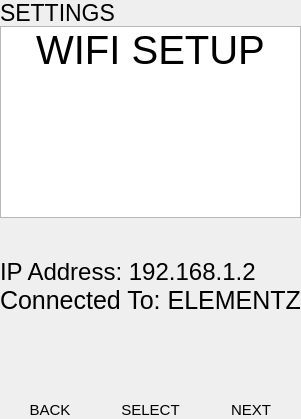
      <widget class="QWidget" name="settingsPage">
       <layout class="QVBoxLayout" name="verticalLayout_39">
        <property name="spacing">
         <number>0</number>
        </property>
        <property name="leftMargin">
         <number>0</number>
        </property>
        <property name="topMargin">
         <number>0</number>
        </property>
        <property name="rightMargin">
         <number>0</number>
        </property>
        <property name="bottomMargin">
         <number>0</number>
        </property>
        <item>
         <widget class="QLabel" name="label_28">
          <property name="font">
           <font>
            <pointsize>17</pointsize>
           </font>
          </property>
          <property name="text">
           <string>SETTINGS</string>
          </property>
         </widget>
        </item>
        <item>
         <widget class="QListWidget" name="settingsList">
          <property name="sizePolicy">
           <sizepolicy hsizetype="Expanding" vsizetype="Expanding">
            <horstretch>0</horstretch>
            <verstretch>0</verstretch>
           </sizepolicy>
          </property>
          <property name="font">
           <font>
            <pointsize>9</pointsize>
           </font>
          </property>
          <property name="lineWidth">
           <number>1</number>
          </property>
          <property name="autoScrollMargin">
           <number>0</number>
          </property>
          <property name="spacing">
           <number>10</number>
          </property>
          <property name="currentRow">
           <number>-1</number>
          </property>
          <item>
           <property name="text">
            <string>WIFI SETUP</string>
           </property>
           <property name="font">
            <font>
             <pointsize>30</pointsize>
            </font>
           </property>
           <property name="textAlignment">
            <set>AlignCenter</set>
           </property>
          </item>
         </widget>
        </item>
        <item>
         <spacer name="verticalSpacer_13">
          <property name="orientation">
           <enum>Qt::Vertical</enum>
          </property>
          <property name="sizeHint" stdset="0">
           <size>
            <width>20</width>
            <height>40</height>
           </size>
          </property>
         </spacer>
        </item>
        <item>
         <widget class="QLabel" name="label_30">
          <property name="font">
           <font>
            <pointsize>18</pointsize>
           </font>
          </property>
          <property name="text">
           <string>IP Address: 192.168.1.2</string>
          </property>
         </widget>
        </item>
        <item>
         <widget class="QLabel" name="label_31">
          <property name="font">
           <font>
            <pointsize>19</pointsize>
           </font>
          </property>
          <property name="text">
           <string>Connected To: ELEMENTZ</string>
          </property>
         </widget>
        </item>
        <item>
         <spacer name="verticalSpacer_12">
          <property name="orientation">
           <enum>Qt::Vertical</enum>
          </property>
          <property name="sizeHint" stdset="0">
           <size>
            <width>20</width>
            <height>11</height>
           </size>
          </property>
         </spacer>
        </item>
        <item>
         <layout class="QHBoxLayout" name="horizontalLayout_16">
          <item>
           <widget class="QWidget" name="exitButton_10" native="true">
            <property name="sizePolicy">
             <sizepolicy hsizetype="Expanding" vsizetype="Minimum">
              <horstretch>0</horstretch>
              <verstretch>0</verstretch>
             </sizepolicy>
            </property>
            <property name="minimumSize">
             <size>
              <width>70</width>
              <height>0</height>
             </size>
            </property>
            <layout class="QVBoxLayout" name="verticalLayout_36">
             <property name="spacing">
              <number>0</number>
             </property>
             <property name="leftMargin">
              <number>0</number>
             </property>
             <property name="topMargin">
              <number>0</number>
             </property>
             <property name="rightMargin">
              <number>0</number>
             </property>
             <property name="bottomMargin">
              <number>0</number>
             </property>
             <item>
              <widget class="QPushButton" name="settingsExitbutton">
               <property name="sizePolicy">
                <sizepolicy hsizetype="Expanding" vsizetype="Maximum">
                 <horstretch>0</horstretch>
                 <verstretch>0</verstretch>
                </sizepolicy>
               </property>
               <property name="minimumSize">
                <size>
                 <width>0</width>
                 <height>75</height>
                </size>
               </property>
               <property name="maximumSize">
                <size>
                 <width>16777215</width>
                 <height>16777215</height>
                </size>
               </property>
               <property name="styleSheet">
                <string notr="true">background: transparent;</string>
               </property>
               <property name="text">
                <string/>
               </property>
               <property name="icon">
                <iconset resource="resource.qrc">
                 <normaloff>:/image_resources/image_resources/back_icon.png</normaloff>:/image_resources/image_resources/back_icon.png</iconset>
               </property>
               <property name="iconSize">
                <size>
                 <width>48</width>
                 <height>48</height>
                </size>
               </property>
               <property name="default">
                <bool>false</bool>
               </property>
               <property name="flat">
                <bool>true</bool>
               </property>
              </widget>
             </item>
             <item>
              <widget class="QLabel" name="label_27">
               <property name="sizePolicy">
                <sizepolicy hsizetype="Preferred" vsizetype="Minimum">
                 <horstretch>0</horstretch>
                 <verstretch>0</verstretch>
                </sizepolicy>
               </property>
               <property name="font">
                <font>
                 <pointsize>11</pointsize>
                </font>
               </property>
               <property name="text">
                <string>BACK</string>
               </property>
               <property name="alignment">
                <set>Qt::AlignCenter</set>
               </property>
              </widget>
             </item>
            </layout>
           </widget>
          </item>
          <item>
           <widget class="QWidget" name="selectButton_7" native="true">
            <property name="sizePolicy">
             <sizepolicy hsizetype="Expanding" vsizetype="Minimum">
              <horstretch>0</horstretch>
              <verstretch>0</verstretch>
             </sizepolicy>
            </property>
            <property name="minimumSize">
             <size>
              <width>70</width>
              <height>0</height>
             </size>
            </property>
            <layout class="QVBoxLayout" name="verticalLayout_38">
             <property name="spacing">
              <number>0</number>
             </property>
             <property name="sizeConstraint">
              <enum>QLayout::SetDefaultConstraint</enum>
             </property>
             <property name="leftMargin">
              <number>0</number>
             </property>
             <property name="topMargin">
              <number>0</number>
             </property>
             <property name="rightMargin">
              <number>0</number>
             </property>
             <property name="bottomMargin">
              <number>0</number>
             </property>
             <item>
              <widget class="QPushButton" name="settingsSelectbutton">
               <property name="sizePolicy">
                <sizepolicy hsizetype="Expanding" vsizetype="Maximum">
                 <horstretch>0</horstretch>
                 <verstretch>0</verstretch>
                </sizepolicy>
               </property>
               <property name="minimumSize">
                <size>
                 <width>0</width>
                 <height>75</height>
                </size>
               </property>
               <property name="maximumSize">
                <size>
                 <width>16777215</width>
                 <height>16777215</height>
                </size>
               </property>
               <property name="styleSheet">
                <string notr="true">background: transparent;</string>
               </property>
               <property name="text">
                <string/>
               </property>
               <property name="icon">
                <iconset resource="resource.qrc">
                 <normaloff>:/image_resources/image_resources/select_icon.png</normaloff>:/image_resources/image_resources/select_icon.png</iconset>
               </property>
               <property name="iconSize">
                <size>
                 <width>48</width>
                 <height>48</height>
                </size>
               </property>
               <property name="flat">
                <bool>true</bool>
               </property>
              </widget>
             </item>
             <item>
              <widget class="QLabel" name="label_29">
               <property name="sizePolicy">
                <sizepolicy hsizetype="Expanding" vsizetype="Minimum">
                 <horstretch>0</horstretch>
                 <verstretch>0</verstretch>
                </sizepolicy>
               </property>
               <property name="maximumSize">
                <size>
                 <width>16777215</width>
                 <height>16777215</height>
                </size>
               </property>
               <property name="font">
                <font>
                 <pointsize>11</pointsize>
                </font>
               </property>
               <property name="text">
                <string>SELECT</string>
               </property>
               <property name="alignment">
                <set>Qt::AlignCenter</set>
               </property>
               <property name="wordWrap">
                <bool>true</bool>
               </property>
              </widget>
             </item>
            </layout>
           </widget>
          </item>
          <item>
           <widget class="QWidget" name="nextWidget_4" native="true">
            <property name="sizePolicy">
             <sizepolicy hsizetype="Expanding" vsizetype="Minimum">
              <horstretch>0</horstretch>
              <verstretch>0</verstretch>
             </sizepolicy>
            </property>
            <property name="minimumSize">
             <size>
              <width>70</width>
              <height>0</height>
             </size>
            </property>
            <layout class="QVBoxLayout" name="verticalLayout_37">
             <property name="spacing">
              <number>0</number>
             </property>
             <property name="leftMargin">
              <number>0</number>
             </property>
             <property name="topMargin">
              <number>0</number>
             </property>
             <property name="rightMargin">
              <number>0</number>
             </property>
             <property name="bottomMargin">
              <number>0</number>
             </property>
             <item>
              <widget class="QPushButton" name="settingsNextbutton">
               <property name="sizePolicy">
                <sizepolicy hsizetype="Expanding" vsizetype="Fixed">
                 <horstretch>0</horstretch>
                 <verstretch>0</verstretch>
                </sizepolicy>
               </property>
               <property name="minimumSize">
                <size>
                 <width>0</width>
                 <height>75</height>
                </size>
               </property>
               <property name="maximumSize">
                <size>
                 <width>16777215</width>
                 <height>16777215</height>
                </size>
               </property>
               <property name="styleSheet">
                <string notr="true">background: transparent;</string>
               </property>
               <property name="text">
                <string/>
               </property>
               <property name="icon">
                <iconset resource="resource.qrc">
                 <normaloff>:/image_resources/image_resources/double_arrow_icon.png</normaloff>:/image_resources/image_resources/double_arrow_icon.png</iconset>
               </property>
               <property name="iconSize">
                <size>
                 <width>48</width>
                 <height>48</height>
                </size>
               </property>
               <property name="flat">
                <bool>true</bool>
               </property>
              </widget>
             </item>
             <item>
              <widget class="QLabel" name="nextLabel_7">
               <property name="sizePolicy">
                <sizepolicy hsizetype="Expanding" vsizetype="Minimum">
                 <horstretch>0</horstretch>
                 <verstretch>0</verstretch>
                </sizepolicy>
               </property>
               <property name="maximumSize">
                <size>
                 <width>16777215</width>
                 <height>16777215</height>
                </size>
               </property>
               <property name="font">
                <font>
                 <pointsize>11</pointsize>
                </font>
               </property>
               <property name="text">
                <string>NEXT</string>
               </property>
               <property name="alignment">
                <set>Qt::AlignCenter</set>
               </property>
               <property name="wordWrap">
                <bool>true</bool>
               </property>
              </widget>
             </item>
            </layout>
           </widget>
          </item>
         </layout>
        </item>
       </layout>
      </widget>
